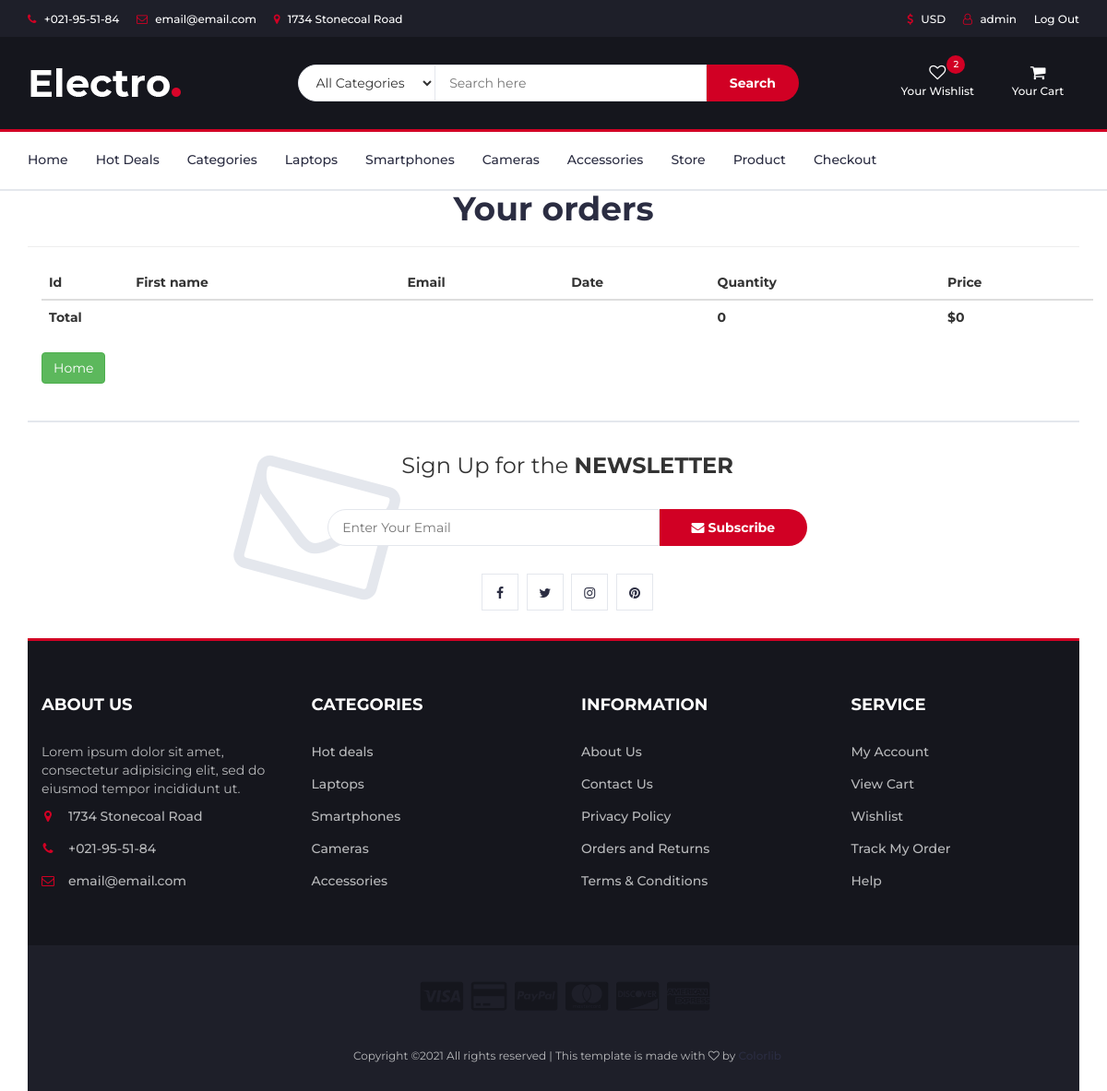
Page /orders/orders/ (signed in) on the earlier database version.
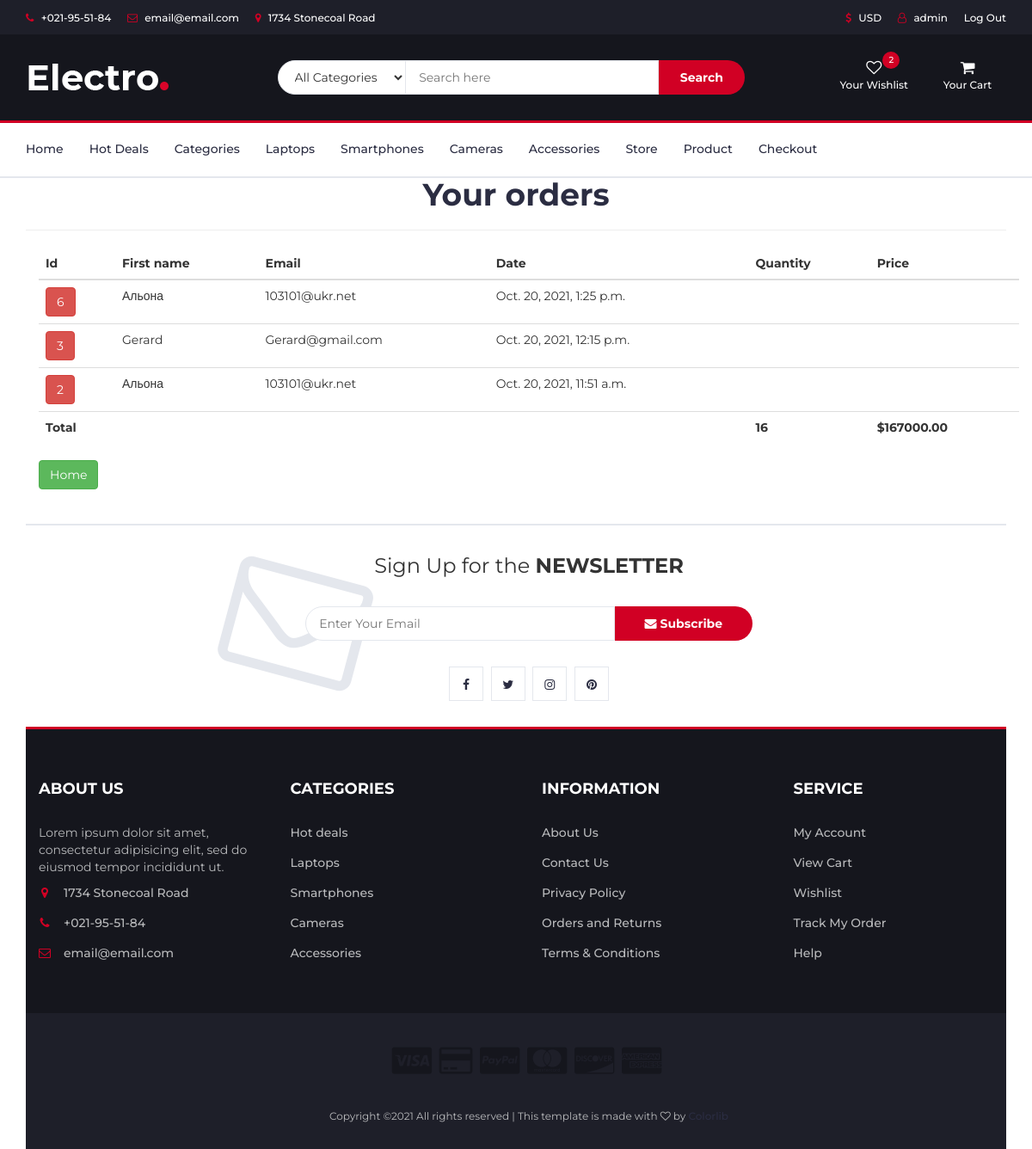
Same page on the later database version.
### orders/models.py (models this page shows, shortened)
class Order(models.Model):
    username = models.ForeignKey(User,  null=True, blank=True, on_delete=models.SET_NULL)
    first_name = models.CharField(max_length=50)
    last_name = models.CharField(max_length=50)
    email = models.EmailField()
    address = models.CharField(max_length=250)
    postal_code = models.CharField(max_length=20)
    city = models.CharField(max_length=100)
    created = models.DateTimeField(auto_now_add=True)
    updated = models.DateTimeField(auto_now=True)
    paid = models.BooleanField(default=False)
    class Meta:
        ordering = ('-created',)
        verbose_name = 'Order'
        verbose_name_plural = 'Orders'

### orders/views.py (the view)
# urls.py: path('orders/', include(('orders.urls', 'orders'), namespace='orders')),
def orders(request):
    username = request.user
    order = Order.objects.filter(username=username)
    subtotal = 0
    countOrder = 0
    if order:
        for itemOrder in order:
            orderItems = OrderItem.objects.filter(order_id=itemOrder.id)
            for item in orderItems:
                countOrder += item.quantity
                subtotal += item.quantity*item.price
    return render(request, 'order/orders.html', {'orders': order, 'cart': cart(request), 'subtotal': subtotal, 'countOrder': countOrder, 'count': count(request)})

### orders/views.py (called while the page is built, shortened)
def count(request):
    cart = request.session.get(settings.CART_SESSION_ID)
    count = 0
    if cart:
        cart_values = cart.values()
        for item in cart_values:
            count += item['quantity']
    return count

def cart(request):
    cart = request.session.get(settings.CART_SESSION_ID)
    count = 0
    subtotal = 0
    product_list = []
    return {'count': count, 'product_list': product_list, 'cart': cart, 'subtotal': subtotal}

### orders/templates/order/orders.html (shortened to what this page needs)
{% extends '../base.html' %}
{% load static %}
{% block content %}
    <div class="container">
        <h1 class="text-center"> Your orders</h1>
        <hr>
        <div id="cart" class="container">
            <table class="cart table  table-hover">
                <thead >
                    <tr>
                    <th>Id</th>
                    <th>First name</th>
                    <th>Email</th>
                    <th>Date</th>
                    <th>Quantity</th>
                    <th>Price</th>
                </tr>
                </thead>
               <tbody>
                   {% for order in orders %}
                    <tr>
                        <td><a class='btn btn-danger' href="{% url 'orders:detail' pk=order.id %}">{{order.id}}</a></td>
                        <td>{{order.first_name}}</td>
                        <td>{{order.email}}</td>
                        <td>{{order.updated}}</td>
                        <td></td>
                        <td></td>
                    </tr>
                    {% endfor %}
               </tbody>
               <tfoot>
                <tr>
                    <th colspan=4>Total</th>
                    <th >{{ countOrder }}</th>
                    <th>${{ subtotal }}</th>
                    </tr>
            </tfoot>
            </table>
            <p>
                <a href="{% url 'shop:home' %} " class='btn btn-success'>Home</a>
            </p>
    </div>
{% endblock %}

Differences in the rows shown:
added Order: id "6", first_name "Альона", email "103101@ukr.net", updated "Oct. 20, 2021, 1:25 p.m."
now on this page (row edited): Order: id "3", first_name "Gerard", email "Gerard@gmail.com", updated "Oct. 20, 2021, 12:15 p.m."
now on this page (row edited): Order: id "2", first_name "Альона", email "103101@ukr.net", updated "Oct. 20, 2021, 11:51 a.m."
Other differences:
{{ countOrder }}: "0" → "16"
{{ subtotal }}: "0" → "167000.00"
